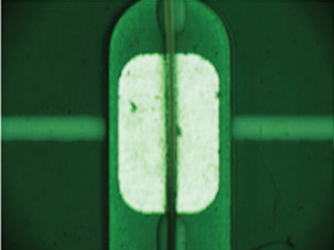
#> input picture cocked.jpg, 334 x 250 px
$ python -i roi.py   (imports and definitions only)
#> lines starting #> are read from the running program, lines starting #| are printed output that depends on the picture; pictures that were not available may be replaced by others from this repository, and a replacement may not be noted
import cv2


def roi(imagein):
    image0 = cv2.imread("well.jpg")
    gray0 = cv2.cvtColor(image0, cv2.COLOR_BGR2GRAY)
    template = gray0[50:220, 115:230]
    h, w = template.shape[0:2]

    image1 = imagein
    gray1 = cv2.cvtColor(image1, cv2.COLOR_BGR2GRAY)

    methods = [cv2.TM_SQDIFF_NORMED, cv2.TM_CCORR_NORMED, cv2.TM_CCOEFF_NORMED]
    for md in methods:
        result = cv2.matchTemplate(gray1, template, md)
        min_val, max_val, min_loc, max_loc = cv2.minMaxLoc(result)
        if md == cv2.TM_SQDIFF_NORMED:
            tl = min_loc
        else:
            tl = max_loc
    br = (tl[0] + w, tl[1] + h)

    image2 = image1[tl[1]:br[1], tl[0]:br[0]]
    return (image2, tl, br)

>>> import cv2
>>> picture = cv2.imread('cocked.jpg', cv2.IMREAD_GRAYSCALE)
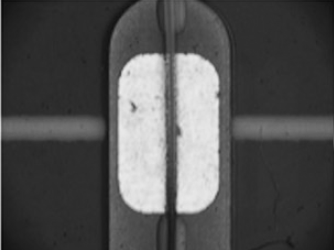
#> picture: shape (250, 334); min 9, max 235, mean 82
>>> result = roi(picture)
#> in roi, image0 is the input picture: shape (250, 334, 3); mean B, G, R 65.3, 99.7, 53.7
#> in roi, `template = gray0[50:220, 115:230]`:
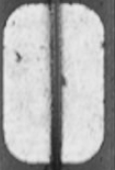
#> template: shape (170, 115); min 28, max 235, mean 174.9
#> (the run stopped early here; a loop or call above may not have finished)

$ run again, on cocked1.jpg
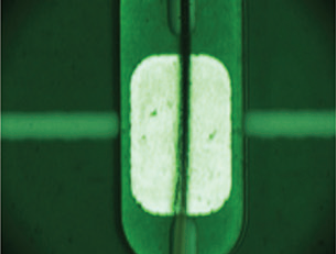
#> input picture cocked1.jpg, 336 x 254 px
#> `picture = cv2.imread('cocked.jpg', cv2.IMREAD_GRAYSCALE)`:
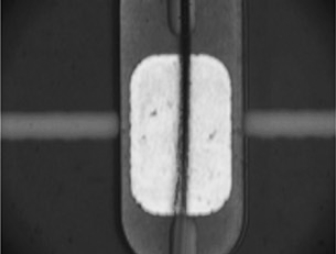
#> picture: shape (254, 336); min 12, max 235, mean 81.2
#> in roi, image0 is the input picture: shape (254, 336, 3); mean B, G, R 64.1, 99.2, 52.6
#> in roi, `template = gray0[50:220, 115:230]`:
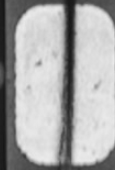
#> template: shape (170, 115); min 22, max 235, mean 169.8

$ run again, on incline.jpg
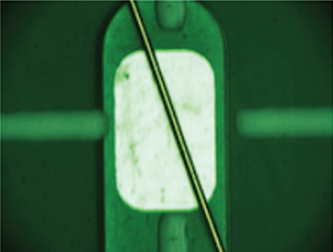
#> input picture incline.jpg, 333 x 252 px
#> `picture = cv2.imread('cocked.jpg', cv2.IMREAD_GRAYSCALE)`:
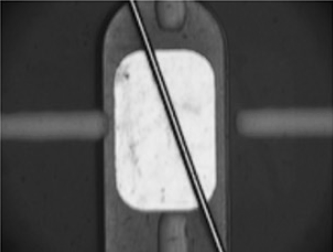
#> picture: shape (252, 333); min 4, max 239, mean 84.1
#> in roi, image0 is the input picture: shape (252, 333, 3); mean B, G, R 67.7, 101.6, 56.2
#> in roi, `template = gray0[50:220, 115:230]`:
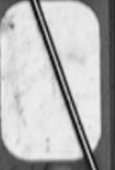
#> template: shape (170, 115); min 11, max 239, mean 180.7
